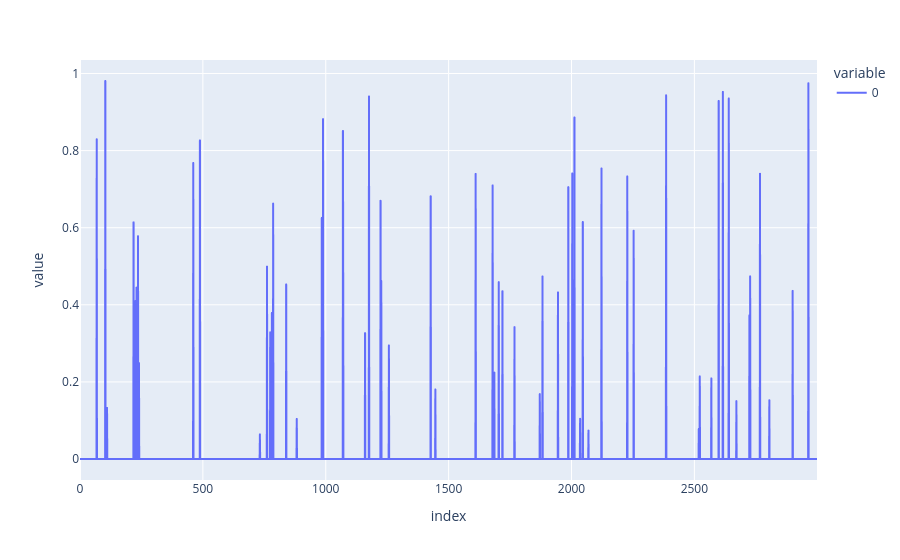

Notebook code cell kept with this figure:
### Code cell
px.line(controls[:1].T)

### Figure 1 — Plotly figure (JSON) as saved in the notebook; plotly's stock layout.template omitted (floating-point values rounded to 4 significant figures; data arrays with more than 128 entries replaced by an {"elided": "..."} marker saying what was removed)
{"data": [{"hovertemplate": "variable=0<br>index=%{x}<br>value=%{y}<extra></extra>", "legendgroup": "0", "line": {"color": "#636efa", "dash": "solid"}, "marker": {"symbol": "circle"}, "mode": "lines", "name": "0", "showlegend": true, "type": "scattergl", "x": {"elided": "3000 int values"}, "xaxis": "x", "y": {"elided": "3000 float values"}, "yaxis": "y"}], "layout": {"legend": {"title": {"text": "variable"}, "tracegroupgap": 0}, "margin": {"t": 60}, "xaxis": {"anchor": "y", "domain": [0, 1], "title": {"text": "index"}}, "yaxis": {"anchor": "x", "domain": [0, 1], "title": {"text": "value"}}}}
